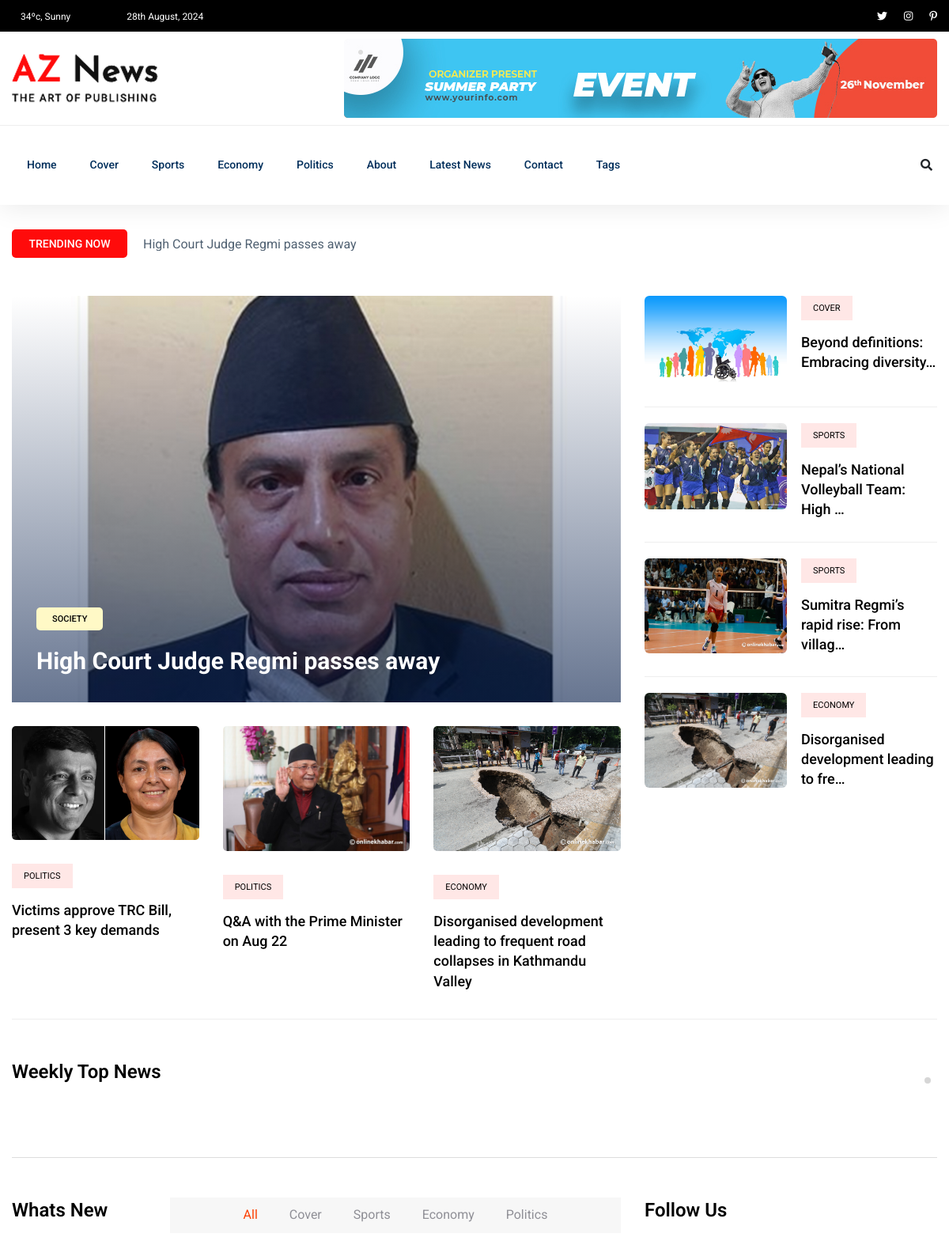
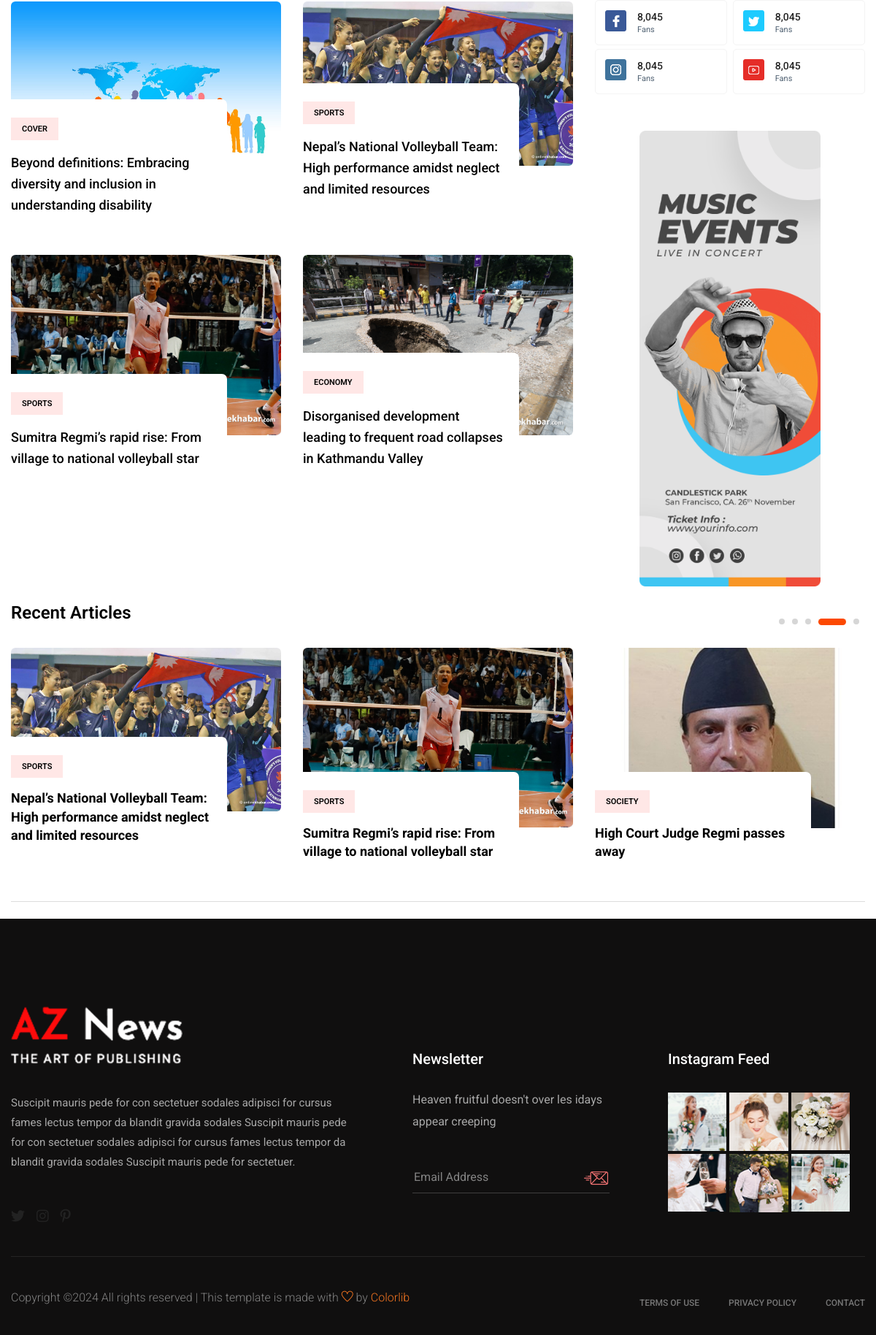
The page / on the database its author committed (2 pictures, top to bottom).
### newspaper/models.py (models this page shows, shortened)
class TimeStampModel(models.Model):
    created_at = models.DateTimeField(auto_now_add=True)
    updated_at = models.DateTimeField(auto_now=True)
    class Meta:
        abstract = True  # Don't create table in DB

class Category(TimeStampModel):
    name = models.CharField(max_length=100)
    class Meta:
        verbose_name_plural = "categories"

class Post(TimeStampModel):
    STATUS_CHOICES = [
        ("active", "Active"),
        ("in_active", "Inactive"),
    ]
    title = models.CharField(max_length=200)
    content = models.TextField()
    featured_image = models.ImageField(upload_to="post_images/%Y/%m/%d", blank=False)
    author = models.ForeignKey("auth.User", on_delete=models.CASCADE)
    status = models.CharField(max_length=20, choices=STATUS_CHOICES, default="active")
    views_count = models.PositiveBigIntegerField(default=0)
    published_at = models.DateTimeField(null=True, blank=True)
    category = models.ForeignKey(Category, on_delete=models.CASCADE)
    tag = models.ManyToManyField(Tag)

### newspaper/views.py (the view)
class HomeView(ListView):
    model = Post
    template_name = "aznews/home.html"
    context_object_name = "posts"
    queryset = Post.objects.filter(published_at__isnull=False, status="active")[:4]
    def get_context_data(self, **kwargs):
        context = super().get_context_data(**kwargs)
        context["featured_post"] = (
            Post.objects.filter(published_at__isnull=False, status="active")
            .order_by("-published_at", "-views_count")
            .first()
        )
        context["featured_posts"] = Post.objects.filter(
            published_at__isnull=False, status="active"
        ).order_by("-published_at", "-views_count")[1:4]
        one_week_ago = timezone.now() - timedelta(days=7)
        context["weekly_top_posts"] = Post.objects.filter(
            published_at__isnull=False, status="active", published_at__gte=one_week_ago
        ).order_by("-published_at", "-views_count")[:7]
        return context

### newspaper/navigation.py (called while the page is built)
def navigation(request):
    categories = Category.objects.all()[:4]
    tags = Tag.objects.all()[:10]
    trending_posts = Post.objects.filter(
        published_at__isnull=False, status="active"
    ).order_by("-views_count")[:5]
    return {
        "categories": categories,
        "tags": tags,
        "trending_posts": trending_posts,
    }

### templates/aznews/home.html
{% extends "aznews/base.html" %}
{% block content %}
  <main>
    {% include "aznews/home/trending/trending.html" %}
    {% include "aznews/home/weekly.html" %}
    {% include "aznews/home/whats_new.html" %}
    {% include "aznews/home/recent.html" %}
  </main>
{% endblock content %}

### templates/aznews/header.html (shortened to what this page needs)
{% load static %}
<header>
  <div class="header-area">
    <div class="main-header ">
      <div class="header-top black-bg d-none d-md-block">
        <div class="container">
          <div class="col-xl-12">
            <div class="row d-flex justify-content-between align-items-center">
              <div class="header-info-left">
                <ul>
                  <li>
                    34ºc, Sunny
                  </li>
                  <li>
                    {% now "jS F, Y" %}
                  </li>
                </ul>
              </div>
              <div class="header-info-right">
                <ul class="header-social">
                  <li>
                    <a href="#"><i class="fab fa-twitter"></i></a>
                  </li>
                  <li>
                    <a href="#"><i class="fab fa-instagram"></i></a>
                  </li>
                  <li>
                    <a href="#"><i class="fab fa-pinterest-p"></i></a>
                  </li>
                </ul>
              </div>
            </div>
          </div>
        </div>
      </div>
      <div class="header-mid d-none d-md-block">
        <div class="container">
          <div class="row d-flex align-items-center">
            <div class="col-xl-3 col-lg-3 col-md-3">
              <div class="logo">
                <a href="/">
                  <img src="{% static 'aznews/img/logo/logo.png' %}" alt="" />
                </a>
              </div>
            </div>
            <div class="col-xl-9 col-lg-9 col-md-9">
              <div class="header-banner f-right ">
                <img src="{% static 'aznews/img/hero/header_card.jpg' %}" alt="" />
              </div>
            </div>
          </div>
        </div>
      </div>
      <div class="header-bottom header-sticky">
        <div class="container">
          <div class="row align-items-center">
            <div class="col-xl-10 col-lg-10 col-md-12 header-flex">
              <div class="main-menu d-none d-md-block">
                <nav>
                  <ul id="navigation">
                    <li>
                      <a href="/">Home</a>
                    </li>
                    {% for category in categories %}
                      <li>
                        <a href="#">{{ category.name }}</a>
                      </li>
                    {% endfor %}
                    <li>
                      <a href="about.html">About</a>
                    </li>
                    <li>
                      <a href="{% url 'post-list' %}">Latest News</a>
                    </li>
                    <li>
                      <a href="{% url 'contact' %}">Contact</a>
                    </li>
                    <li>
                      <a href="#">Tags</a>
                    </li>
                  </ul>
                </nav>
              </div>
            </div>
            <div class="col-xl-2 col-lg-2 col-md-4">
              <div class="header-right-btn f-right d-none d-lg-block">
                <i class="fas fa-search special-tag"></i>
              </div>
            </div>
            <div class="col-12">
            </div>
          </div>
        </div>
      </div>
    </div>
  </div>
</header>

### templates/aznews/home/trending/trending_title.html
<div class="row">
  <div class="col-lg-12">
    <div class="trending-tittle">
      <strong>Trending now</strong>
      <div class="trending-animated">
        <ul id="js-news" class="js-hidden">
          {% for post in trending_posts %}
            <li class="news-item">{{ post.title }}</li>
          {% endfor %}
        </ul>
      </div>
    </div>
  </div>
</div>

### templates/aznews/home/trending/trending_left.html
<div class="col-lg-8">
  <div class="trending-top mb-30">
    <div class="trend-top-img">
      <img src="{{ featured_post.featured_image.url }}"
           alt="{{ featured_post.title }}" />
      <div class="trend-top-cap">
        <span>{{ featured_post.category.name }}</span>
        <h2>
          <a href="{% url 'post-detail' featured_post.pk %}">{{ featured_post.title|truncatechars:40 }}</a>
        </h2>
      </div>
    </div>
  </div>
  <div class="trending-bottom">
    <div class="row">
      {% for featured_post in featured_posts %}
        <div class="col-lg-4">
          <div class="single-bottom mb-35">
            <div class="trend-bottom-img mb-30">
              <img src="{{ featured_post.featured_image.url }}"
                   alt="{{ featured_post.title }}" />
            </div>
            <div class="trend-bottom-cap">
              <span class="color1">{{ featured_post.category.name }}</span>
              <h4>
                <a href="{% url 'post-detail' featured_post.pk %}">{{ featured_post.title }}</a>
              </h4>
            </div>
          </div>
        </div>
      {% endfor %}
    </div>
  </div>
</div>

### templates/aznews/home/trending/trending_right.html
<div class="col-lg-4">
  {% for post in posts %}
    <div class="trand-right-single d-flex">
      <div class="trand-right-img">
        <img src="{{ post.featured_image.url }}"
             alt="{{ post.title }}"
             width="180px" />
      </div>
      <div class="trand-right-cap">
        <span class="color1">{{ post.category.name }}</span>
        <h4>
          <a href="{% url 'post-detail' post.pk %}">{{ post.title|truncatechars:40 }}</a>
        </h4>
      </div>
    </div>
  {% endfor %}
</div>

### templates/aznews/home/whats_new.html (shortened to what this page needs)
{% load static %}
<section class="whats-news-area pt-50 pb-20">
  <div class="container">
    <div class="row">
      <div class="col-lg-8">
        <div class="row d-flex justify-content-between">
          <div class="col-lg-3 col-md-3">
            <div class="section-tittle mb-30">
              <h3>Whats New</h3>
            </div>
          </div>
          <div class="col-lg-9 col-md-9">
            <div class="properties__button">
              <nav>
                <div class="nav nav-tabs" id="nav-tab" role="tablist">
                  <a class="nav-item nav-link active"
                     id="nav-home-tab"
                     data-toggle="tab"
                     href="#nav-home"
                     role="tab"
                     aria-controls="nav-home"
                     aria-selected="true">All</a>
                  {% for category in categories %}
                    <a class="nav-item nav-link"
                       id="{{ category.name|slugify }}-tab"
                       data-toggle="tab"
                       href="#{{ category.name|slugify }}"
                       role="tab"
                       aria-controls="{{ category.name|slugify }}"
                       aria-selected="false">{{ category.name }}</a>
                  {% endfor %}
                </div>
              </nav>
            </div>
          </div>
        </div>
        <div class="row">
          <div class="col-12">
            <div class="tab-content" id="nav-tabContent">
              <div class="tab-pane fade show active"
                   id="nav-home"
                   role="tabpanel"
                   aria-labelledby="nav-home-tab">
                <div class="whats-news-caption">
                  <div class="row">
                    {% for post in posts %}
                      <div class="col-lg-6 col-md-6">
                        <div class="single-what-news mb-100">
                          <div class="what-img">
                            <img src="{{ post.featured_image.url }}" alt="{{ post.title }}" />
                          </div>
                          <div class="what-cap">
                            <span class="color1">{{ post.category.name }}</span>
                            <h4>
                              <a href="{% url 'post-detail' post.pk %}">{{ post.title }}</a>
                            </h4>
                          </div>
                        </div>
                      </div>
                    {% endfor %}
                  </div>
                </div>
              </div>
            </div>
          </div>
        </div>
      </div>
      <div class="col-lg-4">
        <div class="section-tittle mb-40">
          <h3>Follow Us</h3>
        </div>
        <div class="single-follow mb-45">
          <div class="single-box">
            <div class="follow-us d-flex align-items-center">
              <div class="follow-social">
                <a href="#">
                  <img src="{% static 'aznews/img/news/icon-fb.png' %}" alt="" />
                </a>
              </div>
              <div class="follow-count">
                <span>8,045</span>
                <p>Fans</p>
              </div>
            </div>
            <div class="follow-us d-flex align-items-center">
              <div class="follow-social">
                <a href="#">
                  <img src="{% static 'aznews/img/news/icon-tw.png' %}" alt="" />
                </a>
              </div>
              <div class="follow-count">
                <span>8,045</span>
                <p>Fans</p>
              </div>
            </div>
            <div class="follow-us d-flex align-items-center">
              <div class="follow-social">
                <a href="#">
                  <img src="{% static 'aznews/img/news/icon-ins.png' %}" alt="" />
                </a>
              </div>
              <div class="follow-count">
                <span>8,045</span>
                <p>Fans</p>
              </div>
            </div>
            <div class="follow-us d-flex align-items-center">
              <div class="follow-social">
                <a href="#">
                  <img src="{% static 'aznews/img/news/icon-yo.png' %}" alt="" />
                </a>
              </div>
              <div class="follow-count">
                <span>8,045</span>
                <p>Fans</p>
              </div>
            </div>
          </div>
        </div>
        <div class="news-poster d-none d-lg-block">
          <img src="{% static 'aznews/img/news/news_card.jpg' %}" alt="" />
        </div>
      </div>
    </div>
  </div>
</section>

### templates/aznews/home/recent.html
<div class="recent-articles">
  <div class="container">
    <div class="recent-wrapper">
      <div class="row">
        <div class="col-lg-12">
          <div class="section-tittle mb-30">
            <h3>Recent Articles</h3>
          </div>
        </div>
      </div>
      <div class="row">
        <div class="col-12">
          <div class="recent-active dot-style d-flex dot-style">
            {% for trending_post in trending_posts %}
              <div class="single-recent mb-100">
                <div class="what-img">
                  <img src="{{ trending_post.featured_image.url }}"
                       alt="{{ trending_post.title }}" />
                </div>
                <div class="what-cap">
                  <span class="color1">{{ trending_post.category.name }}</span>
                  <h4>
                    <a href="{% url 'post-detail' trending_post.pk %}">{{ trending_post.title }}</a>
                  </h4>
                </div>
              </div>
            {% endfor %}
          </div>
        </div>
      </div>
    </div>
  </div>
</div>

### rows shown on the page
Category: name "Cover"
Category: name "Sports"
Category: name "Economy"
Category: name "Politics"
Post: title "High Court Judge Regmi passes away", featured_image (picture), category.name "SOCIETY"
Post: featured_image (picture), category.name "POLITICS", title "Victims approve TRC Bill, present 3 key demands"
Post: featured_image (picture), category.name "POLITICS", title "Q&A with the Prime Minister on Aug 22"
Post: featured_image (picture), category.name "ECONOMY", title "Disorganised development leading to frequent road collapses in Kathmandu Valley", title "Disorganised development leading to fre…"
Post: featured_image (picture), category.name "COVER", title "Beyond definitions: Embracing diversity…", title "Beyond definitions: Embracing diversity and inclusion in understanding disability"
Post: featured_image (picture), category.name "SPORTS", title "Nepal’s National Volleyball Team: High …", title "Nepal’s National Volleyball Team: High performance amidst neglect and limited resources"
Post: featured_image (picture), category.name "SPORTS", title "Sumitra Regmi’s rapid rise: From villag…", title "Sumitra Regmi’s rapid rise: From village to national volleyball star"
